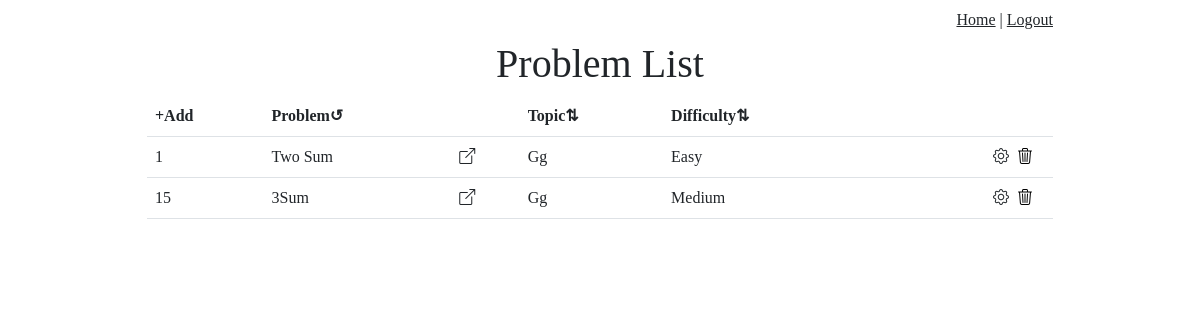
/quizzer/ (signed in), run on an earlier commit of the app's database.
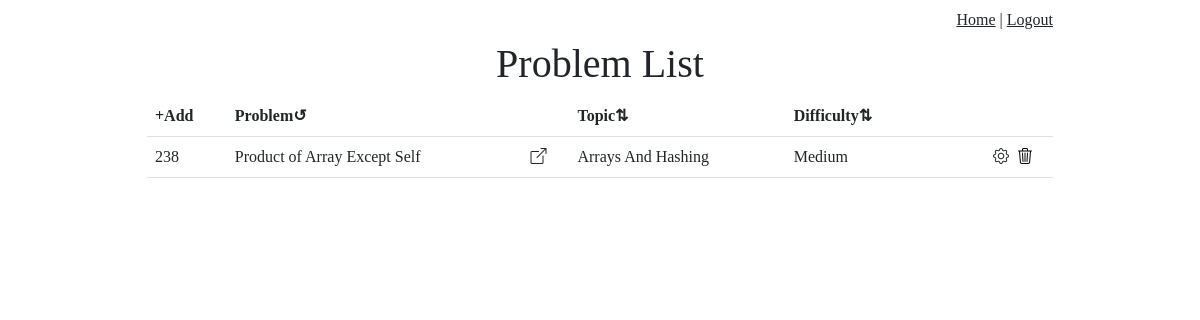
And on a later commit of the database.
### leetquizzer/models.py (models this page shows, shortened)
class Problem(models.Model):
    name = models.CharField(max_length=100)
    user = models.ForeignKey(User, on_delete=models.CASCADE)
    number = models.PositiveIntegerField()
    link = models.URLField(max_length=150)
    wrong = models.BooleanField(default=False)
    time = models.DateTimeField(auto_now=True)
    topic = models.ForeignKey('Topic', on_delete=models.CASCADE)
    difficulty = models.ForeignKey('Difficulty', on_delete=models.CASCADE)
    solution = models.TextField(max_length=300)
    option1 = models.TextField(max_length=300, blank=True, null=True)
    option2 = models.TextField(max_length=300, blank=True, null=True)
    edge_case = models.TextField(max_length=300, blank=True, null=True)

class Topic(models.Model):
    name = models.CharField(max_length=20)
    user = models.ForeignKey(User, on_delete=models.CASCADE)
    def __str__(self):
        return f"{self.name}"

class Difficulty(models.Model):
    name = models.CharField(max_length=10)
    def __str__(self):
        return f"{self.name}"

### leetquizzer/views.py (the view)
# urls.py: path('', views.MainMenu.as_view(), name='main_menu'),
class MainMenu(View):
    failure_url = 'leetquizzer/base.html'
    template = 'leetquizzer/index.html'
    def get(self, request, sorted_by=None):
        if not request.user.is_authenticated:
            context = {'problem_list': {}}
            return render(request, self.template, context)
        try:
            if sorted_by:
                problems = Problem.objects.filter(
                    user=request.user).order_by(sorted_by)
            else:
                problems = Problem.objects.filter(
                    user=request.user).order_by('time')
            context = {'problem_list': problems, 'current': sorted_by}
            return render(request, self.template, context)
        except FieldError:
            return render(request, self.failure_url)

### leetquizzer/templates/leetquizzer/index.html (shortened to what this page needs)
{% extends "leetquizzer/base.html" %}
{% block content %}
    <h1 class="text-center">Problem List</h1>
    {% if problem_list %}
        <table class="table table-hover">
            <thead>
                <tr>
                    <th scope="col" class="d-none d-md-table-cell">
                        <a href="{% url 'leetquizzer:create_problem' %}"
                           class="link-dark link-underline-opacity-0"><b>&plus;Add</b></a>
                    </th>
                    <th scope="col">
                        <a href="{% url 'leetquizzer:main_menu' %}"
                           class="link-dark link-underline-opacity-0"><b>Problem&#8634;</b></a>
                    </th>
                    <th scope="col" class="d-none d-md-table-cell"></th>
                    {% if current == 'topic__name' %}
                        <th scope="col">
                            <a href="{% url 'leetquizzer:main_menu' '-topic__name' %}"
                               class="link-dark link-underline-opacity-0"><b>Topic&udarr;</b></a>
                        </th>
                    {% else %}
                        <th scope="col">
                            <a href="{% url 'leetquizzer:main_menu' 'topic__name' %}"
                               class="link-dark link-underline-opacity-0"><b>Topic&udarr;</b></a>
                        </th>
                    {% endif %}
                    {% if current == 'difficulty__name' %}
                        <th scope="col">
                            <a href="{% url 'leetquizzer:main_menu' '-difficulty__name' %}"
                               class="link-dark link-underline-opacity-0"><b>Difficulty&udarr;</b></a>
                        </th>
                    {% else %}
                        <th scope="col">
                            <a href="{% url 'leetquizzer:main_menu' 'difficulty__name' %}"
                               class="link-dark link-underline-opacity-0"><b>Difficulty&udarr;</b></a>
                        </th>
                    {% endif %}
                    <th scope="col" class="d-none d-md-table-cell"></th>
                </tr>
            </thead>
            <tbody>
                {% for problem in problem_list %}
                    <tr class="{% if problem.wrong %}table-danger{% endif %}">
                        <td class="d-none d-md-table-cell">{{ problem.number }}</td>
                        <td>
                            <a href="{% url 'leetquizzer:problem_menu' problem.pk %}"
                               class="link-dark link-underline-opacity-0"
                               style="display: block">{{ problem.name }}</a>
                        </td>
                        <td class="d-none d-md-table-cell">
                            <a href="https://leetcode.com/problems/{{ problem.link }}/"
                               class="link-dark"
                               title="LeetCode"><i class="bi bi-box-arrow-up-right"></i></a>
                        </td>
                        <td>
                            <a href="{% url 'leetquizzer:update_topic' problem.topic_id %}"
                               class="link-dark link-underline-opacity-0"
                               style="display: block">{{ problem.topic }}</a>
                        </td>
                        <td>{{ problem.difficulty }}</td>
                        <td class="d-none d-md-table-cell">
                            <div class="container d-flex justify-content-end align-items-center">
                                <a href="{% url 'leetquizzer:update_problem' problem.pk %}"
                                   class="link-dark px-2"
                                   title="Update Problem">
                                    <i class="bi bi-gear"></i>
                                </a>
                                {% if user.is_authenticated %}
                                    {% include "leetquizzer/problem_delete.html" %}
                                {% endif %}
                            </div>
                        </td>
                    </tr>
                {% endfor %}
            </tbody>
        </table>
    {% else %}
        <p>no problems to show</p>
        <a href="{% url 'leetquizzer:create_problem' %}"
           class="btn btn-secondary p-0 px-2"><strong>&plus;</strong></a>
    {% endif %}
{% endblock %}

### leetquizzer/templates/leetquizzer/base.html (shortened to what this page needs)
{% load static %}
<!DOCTYPE html>
<html lang="en">
    <head>
        <link href="https://cdn.jsdelivr.net/npm/bootstrap@5.3.0/dist/css/bootstrap.min.css"
              rel="stylesheet"
>
        <link rel="stylesheet"
              href="https://cdn.jsdelivr.net/npm/bootstrap-icons@1.10.5/font/bootstrap-icons.css">
        <link rel="stylesheet" href="{% static 'leetquizzer/css/animations.css' %}">
    </head>
    <body style="font-family: Garamond, serif;">
        <div class="container">
            <div class="container col-md-10">
                <nav class="navbar">
                    <div class="ms-auto">
                        <a href="{% url 'leetquizzer:main_menu' %}" class="link-dark">Home</a> |
                        {% if not user.is_authenticated %}
                            <a href="{% url 'authenticator:login' %}?next={{ request.path }}"
                               class="link-dark">Login</a> |
                            <a href="{% url 'authenticator:signup' %}?next={{ request.path }}"
                               class="link-dark">Signup</a>
                        {% else %}
                            <a href="{% url 'authenticator:logout' %}?next={% url 'leetquizzer:main_menu' %}"
                               class="link-dark">Logout</a>
                        {% endif %}
                    </div>
                </nav>
                {% block content %}<p class="display-6 text-center">Something went wrong !!!</p>{% endblock %}
            </div>
        </div>
    </body>
</html>

### leetquizzer/templates/leetquizzer/problem_delete.html (shortened to what this page needs)
<form action="{% url 'leetquizzer:delete_problem' problem.pk %}"
      method="post"
      onsubmit="return confirm('Are you sure about this ?')">
    <button name="delete"
            value="delete"
            class="bg-transparent border-0 p-0"
            title="Delete Problem">
        <i class="bi bi-trash3"></i>
    </button>
</form>

What changed in the data, as far as the page shows it:
removed Problem: number "1", name "Two Sum", topic "Gg", difficulty "Easy"
no longer on this page (row edited): Problem: number "15", name "3Sum", topic "Gg", difficulty "Medium"
added Problem: number "238", name "Product of Array Except Self", topic "Arrays And Hashing", difficulty "Medium"
